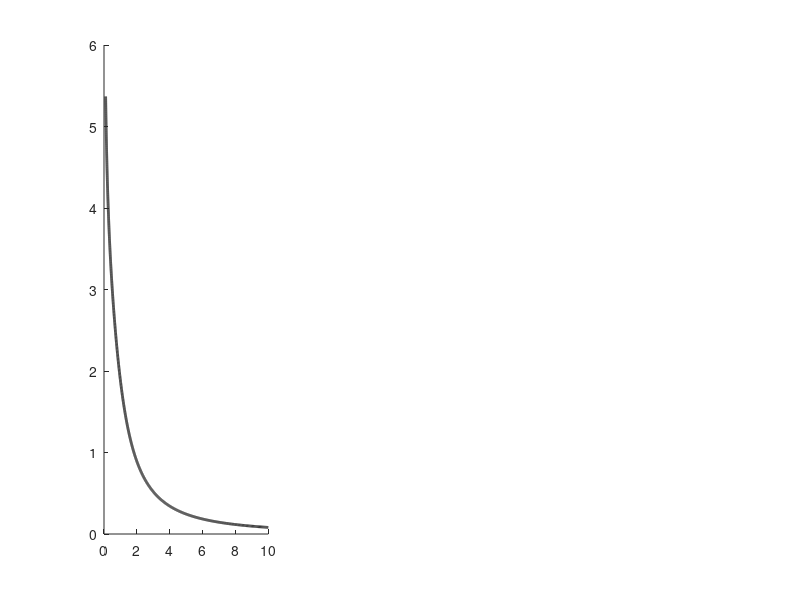

Write the MATLAB code that produced this figure. (Note: this script raises an error after producing the figure.)
%% figure3_HC_ICE.m
%  H-C and ICE-C curves for Poisson / Gaussian / Uniform
%  under the signal-energy cost  C = mu^2 + sigma^2
%
%  Parameterisation (consistent with Supplementary Section 2B):
%    Poisson  — sigma = sqrt(lambda), CV = 1/sqrt(lambda)
%    Gaussian — sigma = sigma_fixed (constant), vary mu = sigma/CV
%    Uniform  — sigma = sigma_fixed (constant), vary mu = sigma/CV
%
%  For Gaussian and Uniform, H is constant in sigma, so:
%    H-C  : horizontal line at H = const, for C in [sigma^2, inf)
%    ICE-C: strictly decreasing  ICE = H/C
%    ICE-CV: strictly increasing ICE = H/sigma^2 * CV^2/(1+CV^2)

clear; clc; close all;

%% ======================================================================
%% Parameters
%% ======================================================================
sigma_fixed = 1;                        % fixed sigma for Gaussian & Uniform
CV_vec      = logspace(-1, 1, 800);    % CV in [0.1, 10]

%% ======================================================================
%% Poisson  — parametric (lambda -> C, H)
%% ======================================================================
lambda_p = 1 ./ CV_vec.^2;            % lambda = 1/CV^2
Cp       = lambda_p.^2 + lambda_p;    % C = lambda^2 + lambda
Hp       = zeros(size(lambda_p));
for i = 1:length(lambda_p)
    lam   = lambda_p(i);
    k_max = max(30, ceil(lam + 8*sqrt(lam)));
    k     = 0:k_max;
    pk    = poisspdf(k, lam);
    pk    = pk(pk > 1e-15);  pk = pk / sum(pk);
    Hp(i) = -sum(pk .* log2(pk));
end
ICEp = Hp ./ Cp;

% Inversion: lambda(C) = (-1 + sqrt(1+4C)) / 2  (used for H-C plot)
C_p_range  = linspace(min(Cp), max(Cp), 800);
lam_inv    = (-1 + sqrt(1 + 4*C_p_range)) / 2;
H_p_of_C   = zeros(size(lam_inv));
for i = 1:length(lam_inv)
    lam   = lam_inv(i);
    k_max = max(30, ceil(lam + 8*sqrt(lam)));
    k     = 0:k_max;
    pk    = poisspdf(k, lam);
    pk    = pk(pk > 1e-15);  pk = pk / sum(pk);
    H_p_of_C(i) = -sum(pk .* log2(pk));
end
ICE_p_of_C = H_p_of_C ./ C_p_range;

%% ======================================================================
%% Gaussian  — closed form (sigma = const)
%% ======================================================================
H_g   = 0.5 * log2(2*pi*exp(1) * sigma_fixed^2);   % constant [bits]
mu_g  = sigma_fixed ./ CV_vec;
Cg    = mu_g.^2 + sigma_fixed^2;                    % C = sigma^2*(1 + 1/CV^2)
ICEg  = H_g ./ Cg;                                  % = H/sigma^2 * CV^2/(1+CV^2)

% As explicit function of C  (C >= sigma^2)
C_g_range  = linspace(sigma_fixed^2 * 1.001, max(Cg), 800);
ICE_g_of_C = H_g ./ C_g_range;                      % strictly decreasing

%% ======================================================================
%% Uniform  — closed form (sigma = const)
%% ======================================================================
H_u   = log2(2*sqrt(3) * sigma_fixed);              % constant [bits]
mu_u  = sigma_fixed ./ CV_vec;
Cu    = mu_u.^2 + sigma_fixed^2;                    % same C(CV) as Gaussian
ICEu  = H_u ./ Cu;

C_u_range  = C_g_range;
ICE_u_of_C = H_u ./ C_u_range;

%% ======================================================================
%% Print analytical expressions
%% ======================================================================
fprintf('\n--- Analytical expressions (sigma_fixed = %.4g) ---\n', sigma_fixed);
fprintf('Gaussian:  H  = %.4f bits  (const)\n', H_g);
fprintf('           C  = sigma^2 * (1 + 1/CV^2) = %.4g * (1 + 1/CV^2)\n', sigma_fixed^2);
fprintf('           ICE(CV) = H/sigma^2 * CV^2/(1+CV^2) = %.4f * CV^2/(1+CV^2)\n', H_g/sigma_fixed^2);
fprintf('           ICE(C)  = H/C  (strictly decreasing)\n\n');

fprintf('Uniform :  H  = %.4f bits  (const)\n', H_u);
fprintf('           C  = sigma^2 * (1 + 1/CV^2) = %.4g * (1 + 1/CV^2)\n', sigma_fixed^2);
fprintf('           ICE(CV) = H/sigma^2 * CV^2/(1+CV^2) = %.4f * CV^2/(1+CV^2)\n', H_u/sigma_fixed^2);
fprintf('           ICE(C)  = H/C  (strictly decreasing)\n\n');

fprintf('Poisson :  H(C) via lambda(C) = (-1+sqrt(1+4C))/2  [numerical]\n');
fprintf('           C = lambda^2 + lambda\n');
fprintf('           ICE(C) = H(C)/C\n\n');

%% ======================================================================
%% Figure 1: H-C plane
%% ======================================================================
col_p = [0.15 0.15 0.15];
col_g = [0.00 0.70 0.70];
col_u = [0.55 0.30 0.80];

figure('Color','w','Position',[60 120 1300 460]);

subplot(1,3,1); hold on;
plot(CV_vec, Hp, '-',  'Color', col_p, 'LineWidth', 2.0);
yline(H_g, '-',  'Color', col_g, 'LineWidth', 2.0, ...
    'Label', sprintf('H_G = %.2f bits', H_g), 'LabelHorizontalAlignment','left');
yline(H_u, '--', 'Color', col_u, 'LineWidth', 2.0, ...
    'Label', sprintf('H_U = %.2f bits', H_u), 'LabelHorizontalAlignment','left');
xlabel('CV', 'FontSize', 12);
ylabel('H  (bits)',  'FontSize', 12);
title('H–CV plane', 'FontSize', 13, 'FontWeight', 'bold');
legend({'Poisson','Gaussian','Uniform'}, 'Location','southeast','FontSize',10);
set(gca,'FontSize',11); box off;
xlim([0, 10]);

%% ======================================================================
%% Figure 2: ICE-C plane
%% ======================================================================
subplot(1,3,2); 
loglog(CV_vec,  Cp, '-',  'Color', col_p, 'LineWidth', 2.0);hold on;
loglog(CV_vec,  Cg, '-',  'Color', col_g, 'LineWidth', 2.0);hold on;
loglog(CV_vec,  Cu, '--', 'Color', col_u, 'LineWidth', 2.0);hold on;
ylabel('C = E[r^2]', 'FontSize', 12);
xlabel('CV', 'FontSize', 12);
title('C-CV plane', 'FontSize', 13, 'FontWeight', 'bold');
legend({'Poisson','Gaussian','Uniform'}, 'Location','northeast','FontSize',10);
% set(gca,'FontSize',11); box off;

%% ======================================================================
%% Figure 3: ICE-CV  (reference: should be monotonically increasing)
%% ======================================================================
subplot(1,3,3); hold on;
plot(CV_vec, ICEp, '-',  'Color', col_p, 'LineWidth', 2.0);
plot(CV_vec, ICEg, '-',  'Color', col_g, 'LineWidth', 2.0);
plot(CV_vec, ICEu, '--', 'Color', col_u, 'LineWidth', 2.0);
xlabel('CV', 'FontSize', 12);
ylabel('ICE = H/C  (bits)', 'FontSize', 12);
title('ICE–CV  (all monotone \uparrow)', 'FontSize', 13, 'FontWeight', 'bold');
legend({'Poisson','Gaussian','Uniform'}, 'Location','southeast','FontSize',10);
set(gca,'FontSize',11); box off;
xlim([0.1, 10]);

sgtitle(sprintf('H–C / ICE–C / ICE–CV  |  C = E[r^2], \\sigma_{fixed} = %g', sigma_fixed), ...
    'FontSize', 13, 'FontWeight', 'bold');
